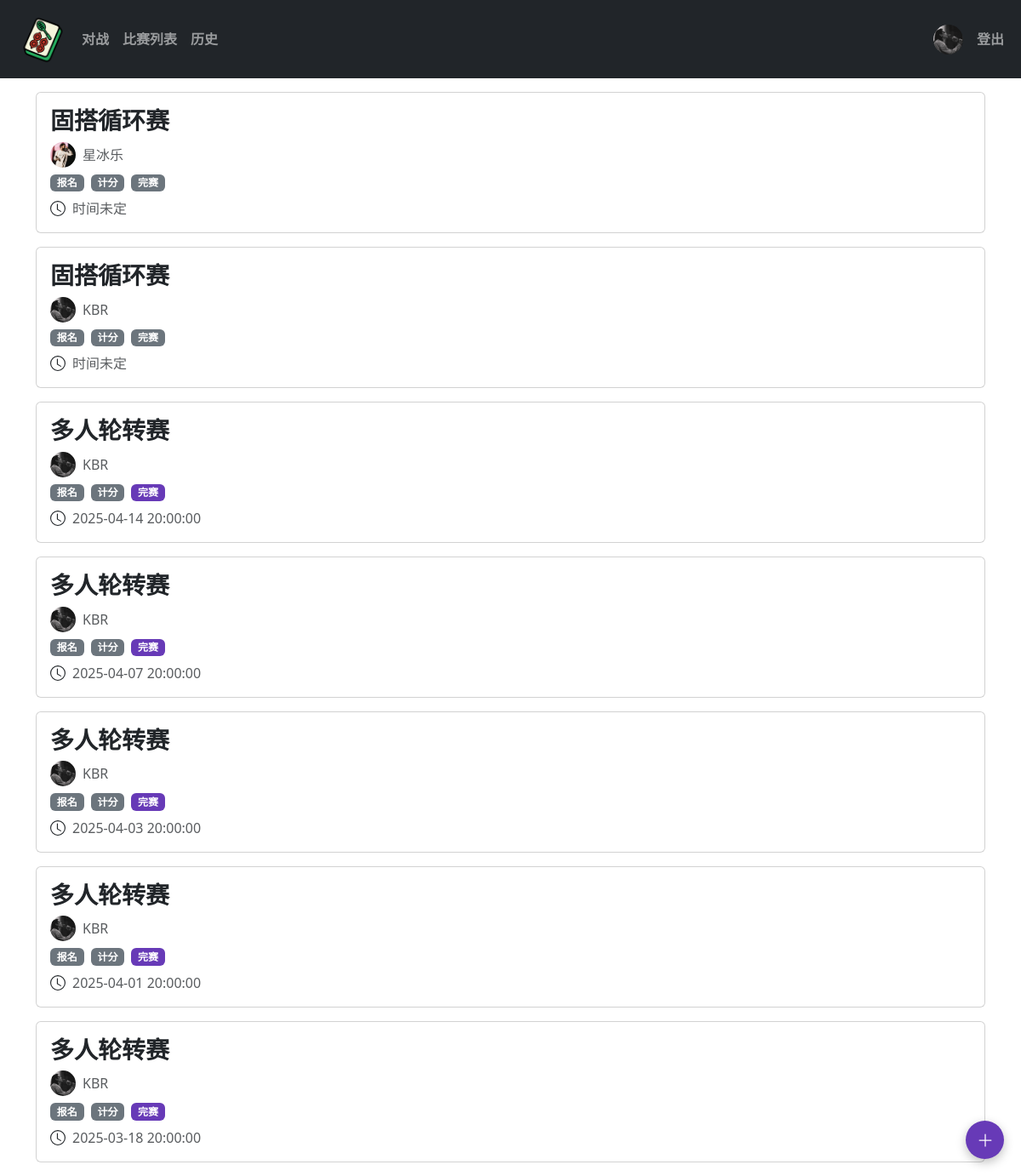
Screenshot of /gamelist (signed in) with the database file from the repository.
### app/models.py (models this page shows, shortened)
class Users(UserMixin, db.Model):
    id = db.Column(db.Integer, unique=True, primary_key=True)
    username = db.Column(db.String(80),  nullable=False)
    gender = db.Column(db.Enum(Gender), nullable=False)
    password = db.Column(db.String(256), nullable=False)
    avatar = db.Column(db.String(120))  # 存储头像文件名

class Games(db.Model):
    id = db.Column(db.Integer, unique=True, primary_key=True)
    creator_id = db.Column(db.Integer,nullable=False)
    game_type = db.Column(db.String(20), nullable=False)
    timestamp = db.Column(db.DateTime, nullable=True)
    location = db.Column(db.String(50), default = "")
    status = db.Column(db.Enum(GameStatus), default = GameStatus.READY)
    title = db.Column(db.String(50), default = "")
    rule = db.Column(db.String(100), default = "")
    signup_data = db.Column(db.JSON, default=list)
    updated_at = db.Column(db.DateTime(timezone=True), nullable=False, default=lambda:datetime.now(timezone.utc), onupdate=lambda:datetime.now(timezone.utc))

### app/route.py (the view)
@app.route("/gamelist")
@login_required
def gamelist():
    games = []
    for game in Games.query.order_by(desc(Games.id)).all():
        user = Users.query.filter_by(id=game.creator_id).first()
        game_type = ""
        idx = int(game.game_type.split("-")[1]) - 1
        if game.game_type.split("-")[0] == "double":
            game_type = double_event_list[idx]["title"]
        if game.game_type.split("-")[0] == "single":
            game_type = single_event_list[idx]["title"]
        if game.game_type.split("-")[0] == "team":
            game_type = team_event_list[idx]["title"]
        games.append({
            "game_id": game.id,
            "gametype":game_type,
            "gametime":game.timestamp,
            "admin_name": user.username,
            "admin_avatar": user.avatar,
            "status": game.status,
            "gametitle": game.title
        })
    if(len(games) == 0):
        session["game_id"] = -1
        session.pop('game_config', None)
    return render_template("gamelist.html",games=games)

### app/models.py (called while the page is built)
@login.user_loader
def load_user(user_id):
    return Users.query.filter_by(id=user_id).first()

### app/templates/gamelist.html (shortened to what this page needs)
{% extends "base.html" %}
{% block app_content %}
{%if games|length == 0 %}
<div class="w-100 d-flex justify-content-center align-items-center"
     style="height:70vh; background-color:white; color:rgb(196, 176, 233);">
  <h5 class="m-0 text-center text-md-start">
    暂无比赛
  </h5>
</div>
{% else %}
    {% for game in games%}
    <div class="card gamecard" data-game-id="{{ game['game_id'] }}">
        <div class="card-body">
          {% if game.gametitle %}
          <h3 class="card-title fw-bold">{{game.gametitle}}</h3>
          {% else %}
            <h3 class="card-title fw-bold" id="participantCount">{{game.gametype}}</h3>
          {% endif %}
          <div class="d-flex align-items-center gap-2 mt-2">
            <img src="{{ url_for('static', filename='uploads/avatars/' + game["admin_avatar"]) }}"
            width="30" height="30"
            class="avatar rounded-circle align-self-center align-middle"
            alt="用户头像">
            <p class="mb-0 text-muted">{{game["admin_name"]}}</p>
          </div>
          <div class="d-flex gap-2 mt-2">
            <span class="badge {{ 'badge-custom-purple' if game.status.name == 'READY' else 'bg-secondary' }}">报名</span>
            <span class="badge {{ 'badge-custom-purple' if game.status.name == 'ING' else 'bg-secondary' }}">计分</span>
            <span class="badge {{ 'badge-custom-purple' if game.status.name == 'DONE' else 'bg-secondary' }}">完赛</span>
        </div>
          <div class="d-flex align-items-center gap-2 mt-2">
            <svg xmlns="http://www.w3.org/2000/svg" width="18" height="18" fill="currentColor" class="bi bi-clock" viewBox="0 0 16 16">
                <path d="M8 3.5a.5.5 0 0 0-1 0V9a.5.5 0 0 0 .252.434l3.5 2a.5.5 0 0 0 .496-.868L8 8.71z"/>
                <path d="M8 16A8 8 0 1 0 8 0a8 8 0 0 0 0 16m7-8A7 7 0 1 1 1 8a7 7 0 0 1 14 0"/>
              </svg>
            {% if game["gametime"] %}
              <p class="mb-0 text-muted">{{game["gametime"]}}</p>
            {% else %}
            <p class="mb-0 text-muted">时间未定</p>
            {% endif %}
          </div>
        </div>
      </div>
    {% endfor %}
{% endif %}
<div class="floating-btn" onclick="showGameCreationModal()">
  <svg xmlns="http://www.w3.org/2000/svg" width="20" height="20" fill="currentColor" class="bi bi-plus-lg" viewBox="0 0 16 16">
    <path fill-rule="evenodd" d="M8 2a.5.5 0 0 1 .5.5v5h5a.5.5 0 0 1 0 1h-5v5a.5.5 0 0 1-1 0v-5h-5a.5.5 0 0 1 0-1h5v-5A.5.5 0 0 1 8 2"/>
  </svg>
</div>
{% endblock%}

### app/templates/base.html (shortened to what this page needs)
<!doctype html>
<html lang="en">
    <head>
        {% block head %}
            {% block styles %}
                {{ bootstrap.load_css() }}
            {% endblock %}
        {% endblock %}
    </head>
    <body>
        {% block navbar %}
            {% include 'navbar.html' %}
        {% endblock %}
        {% block content %}
            <div class="container pt-3">
                {% block app_content%}
                {% endblock %}
            </div>
        {% endblock %}
    </body>
</html>

### app/templates/navbar.html (shortened to what this page needs)
<nav class="navbar navbar-expand-sm navbar-dark bg-dark">
  <div class="container-fluid">
    <div class="d-flex justify-content-between w-100">
      <div class="d-flex align-items-center">
        <ul class="navbar-nav flex-row align-items-center">
          <li class="nav-item">
            <a class="nav-link" href="{{url_for('hello_world')}}">
              <img src="{{ url_for('static', filename='images/111.png') }}" alt="" width="60" height="60">
            </a>
          </li>
          <li class="nav-item">
            <a class="nav-link fw-bold" href="{{url_for('gamemenu')}}">对战</a>
          </li>
          <li class="nav-item">
            <a class="nav-link fw-bold" href="{{url_for('gamelist')}}">比赛列表</a>
          </li>
          <li class="nav-item">
            <a class="nav-link fw-bold" href="{{url_for('history')}}">历史</a>
          </li>
        </ul>
      </div>
      <div class="d-flex align-items-center">
          <ul class="navbar-nav flex-row">
            {% if not current_user.is_authenticated %}
              <li class="nav-item">
                <a class="nav-link fw-bold" href="{{url_for('login')}}">登录</a>
              </li>
              {% else %}
              <li class="nav-item align-self-center">
                <a class="nav-link align-self-center align-middle" href="#">
                  <img src="{{ url_for('static', filename='uploads/avatars/' + current_user.avatar) }}"
                  width="35" height="35"
                  class="avatar rounded-circle "
                  alt="用户头像">
                </a>
              </li>
              <li class="nav-item align-self-center">
                <a class="nav-link fw-bold" href="{{url_for('logout')}}">登出</a>
              </li>
              {% endif %}
          </ul>
      </div>
    </div>
  </div>
</nav>

### app/templates/gamelist.html (style rules this page uses)
.gamecard { margin-bottom:1.0rem; }
.badge-custom-purple { background-color: #673AB7 !important; color: white !important; }
.floating-btn { position: fixed; bottom: 20px; right: 20px; width: 45px; height: 45px; border-radius: 50%; background: #673AB7; color: white; cursor: pointer; box-shadow: 0 4px 12px rgba(0,0,0,0.25); display: flex; align-items: center; justify-content: center; transition: transform 0.2s; z-index: 1000; }

### rows the page displays
Users: avatar (picture), gametype "固搭循环赛", admin_name "KBR", shows "时间未定", gametype "多人轮转赛", gametime "2025-04-14 20:00:00", gametime "2025-04-07 20:00:00", gametime "2025-04-03 20:00:00", gametime "2025-04-01 20:00:00", gametime "2025-03-18 20:00:00"
Users: gametype "固搭循环赛", avatar (picture), admin_name "星冰乐", shows "时间未定"
